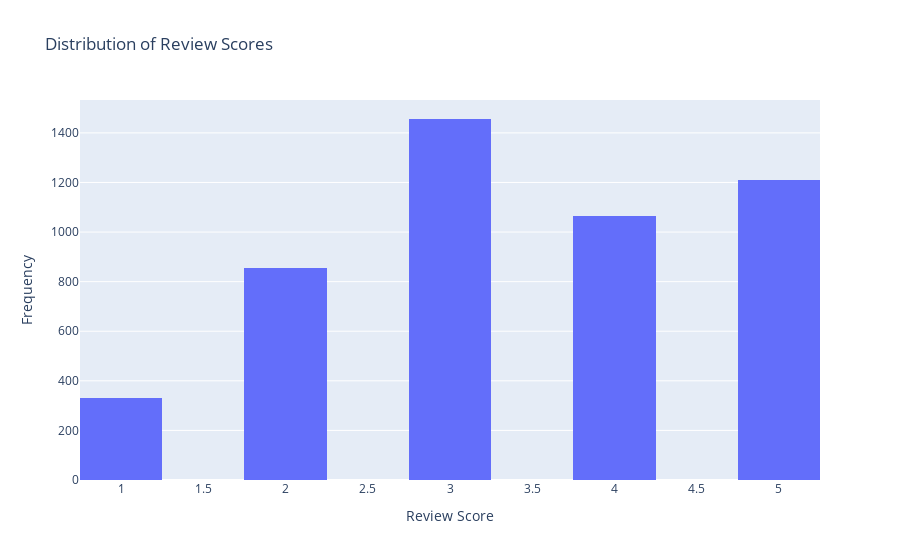

Source (notebook cell):
### Markdown cell above
<a id="4.1"></a>
## <b>4.1 <span style='color:#de9e46'> Visualizing Distribution of Review Scores</span></b>

### Code cell
# Create a histogram with Plotly
fig = px.histogram(user_reviews_long_df, x='Review Score', nbins=10,
                   labels={'Review Score': 'Review Score', 'count': 'Frequency'},
                   title='Distribution of Review Scores')

# Update layout
fig.update_layout(
    xaxis=dict(title='Review Score'),
    yaxis=dict(title='Frequency')
)

# Show the plot
fig.show()

### Figure 1 — Plotly figure (JSON) as saved in the notebook; plotly's stock layout.template omitted (floating-point values rounded to 4 significant figures; data arrays with more than 128 entries replaced by an {"elided": "..."} marker saying what was removed)
{"data": [{"alignmentgroup": "True", "bingroup": "x", "hovertemplate": "Review Score=%{x}<br>count=%{y}<extra></extra>", "legendgroup": "", "marker": {"color": "#636efa", "pattern": {"shape": ""}}, "name": "", "nbinsx": 10, "offsetgroup": "", "orientation": "v", "showlegend": false, "type": "histogram", "x": {"elided": "4921 int values"}, "xaxis": "x", "yaxis": "y"}], "layout": {"barmode": "relative", "legend": {"tracegroupgap": 0}, "title": {"text": "Distribution of Review Scores"}, "xaxis": {"anchor": "y", "domain": [0, 1], "title": {"text": "Review Score"}}, "yaxis": {"anchor": "x", "domain": [0, 1], "title": {"text": "Frequency"}}}}
